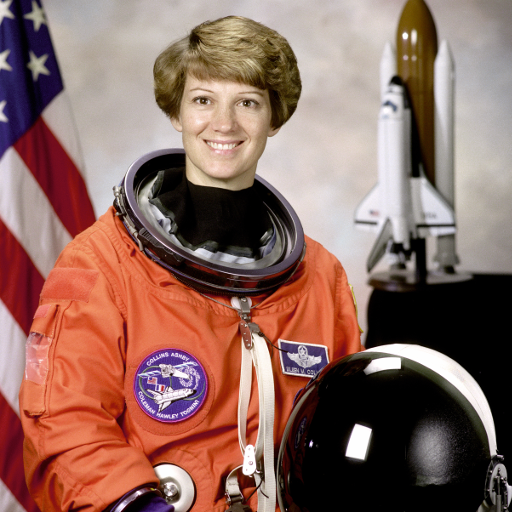
#> input picture skimage.data.astronaut(), 512 x 512 px
$ python ski_image_demo.py
#> lines starting #> are read from the running program, lines starting #| are printed output that depends on the picture
from skimage import data, io, filters, feature, segmentation
from skimage import color, exposure, measure, morphology, draw
from matplotlib import pyplot as plt
from skimage import transform as tf


# [184 lines left out: functions show_image, filters_demo, binary_demo, contour_demo, canny_demo, morph_demo and 1 more, not called in this run]


def feature_match():
    img1 = color.rgb2gray(data.astronaut())
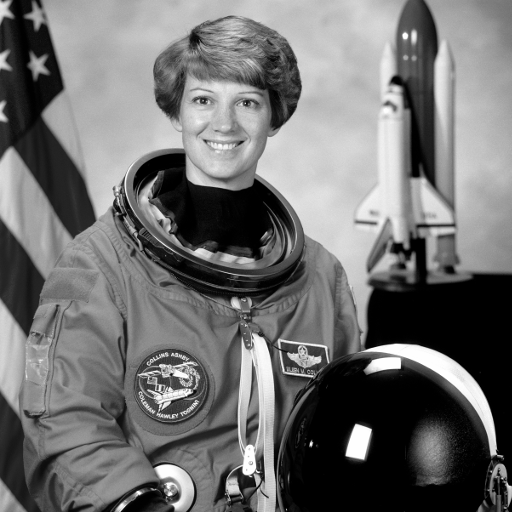
#> img1: shape (512, 512) float64; min 0, max 1, mean 0.442
    tform = tf.AffineTransform(scale=(1.2, 1.2), translation=(0, -100))
    img2 = tf.warp(img1, tform)
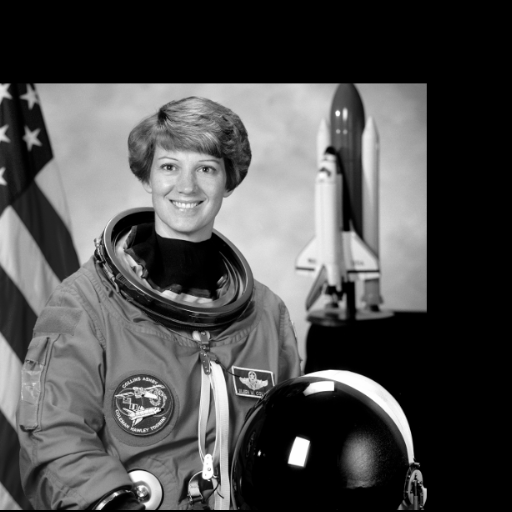
#> img2: shape (512, 512) float64; min 0, max 1, mean 0.307
    img3 = tf.rotate(img1, 25)
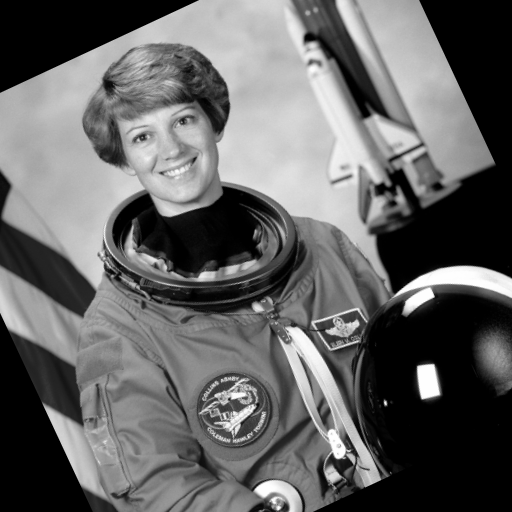
#> img3: shape (512, 512) float64; min 0, max 1, mean 0.394

    keypoints1 = feature.corner_peaks(feature.corner_harris(img1), min_distance=5)
#> keypoints1 = 1267 pairs, first value 7 to 505, second value 5 to 506
    keypoints2 = feature.corner_peaks(feature.corner_harris(img2), min_distance=5)
#> keypoints2 = 1618 pairs, first value 5 to 506, second value 5 to 506
    keypoints3 = feature.corner_peaks(feature.corner_harris(img3), min_distance=5)
#> keypoints3 = 1421 pairs, first value 5 to 506, second value 5 to 506

    extractor = feature.BRIEF()

    extractor.extract(img1, keypoints1)
    keypoints1 = keypoints1[extractor.mask]
#> keypoints1 = 1083 pairs, first value 24 to 488, second value 24 to 488
    descriptors1 = extractor.descriptors

    extractor.extract(img2, keypoints2)
    keypoints2 = keypoints2[extractor.mask]
#> keypoints2 = 1324 pairs, first value 25 to 488, second value 24 to 488
    descriptors2 = extractor.descriptors

    extractor.extract(img3, keypoints3)
    keypoints3 = keypoints3[extractor.mask]
#> keypoints3 = 1151 pairs, first value 25 to 488, second value 24 to 488
    descriptors3 = extractor.descriptors

    matches12 = feature.match_descriptors(descriptors1, descriptors2, cross_check=True)
    matches13 = feature.match_descriptors(descriptors1, descriptors3, cross_check=True)

    fig, ax = plt.subplots(nrows=2, ncols=1)

    plt.gray()

#> (the run stopped early here; a loop or call above may not have finished)
